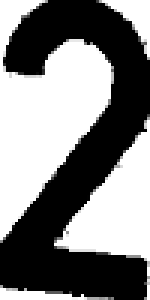
#> input picture Classification/NumberExamples/1number.png, 50 x 100 px (shown 3 times larger)
$ python -i getNumbers.py   (imports and definitions only)
#> lines starting #> are read from the running program, lines starting #| are printed output that depends on the picture; after the words box and inside, x2 and y2 are one past the last pixel; in counts of white or black regions, pixels touching at a corner belong together
#> further down, picture is the input picture: shape (100, 50, 3); min 0, max 255, mean 128.7
import cv2
import numpy as np


def edit_custom_image(image, gray=80):
    """
    sets size and set gray parameters for the given custom image """
#> called with gray = 80
    height = len(image[0])
#> height = 50
    width = len(image[0])
#> width = 50
    image = cv2.cvtColor(image, cv2.COLOR_BGR2GRAY)
    for row in range(0, height):
        for col in range(0, width):
            if image[row][col] > gray:
                image[row][col] = 255
            else:
                image[row][col] = 0
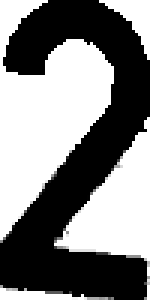
#> image: shape (100, 50) (shown 3 times larger); min 0, max 255, mean 129.7

    return image


def return_numbers(image):
    """
    returns a list of all numbers found in the image. (a list with the pictures of the numbers)
    to be classified in a neural network
    """
    image_gray = edit_custom_image(image)
    image_copy = image_gray.copy()

    image_blur = cv2.GaussianBlur(image_copy, (5, 5), 1)
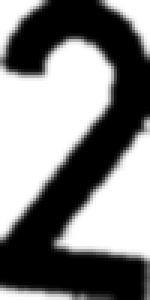
#> image_blur: shape (100, 50) (shown 3 times larger); min 0, max 255, mean 129.2

    contours, hierarchy = cv2.findContours(image_blur, cv2.RETR_CCOMP, cv2.CHAIN_APPROX_NONE)
#> contours = 4 contours; box (x1, y1, x2, y2) and area: (0, 0, 40, 83) 1838, (16, 37, 50, 100) 957, (31, 0, 50, 22) 173, (0, 93, 40, 100) 144
    image_gray = cv2.cvtColor(image_gray, cv2.COLOR_GRAY2BGR)
    numbers = []
    for contour in contours:
        peri = cv2.arcLength(contour, True)
        approx = cv2.approxPolyDP(contour, 0.02 * peri, True)
        x, y, w, h = cv2.boundingRect(approx)
        if 2*w - VALUE < h < 2*w + VALUE and 10000 < w*h:
            print(w*h)
            number = image_gray[y:y+h, x:x+w]
            number = cv2.resize(number, (50, 100))
            numbers.append(number)
#> this loop made 4 passes
#> (peri, approx, x, y, w, h) on passes 1 to 2: (87.07, [[0, 93], [0, 99], [39, 99], [38, 97]], 0, 93, 40, 7), (171.7, [[47, 37], [16, 83], [45, 87], [49, 99]], 16, 37, 34, 63)
#> (peri, x, y, w, h) on passes 3 to 4: (70.97, 31, 0, 19, 22), (255.9, 0, 0, 39, 83)
#> after the loop, numbers = []
            # cv2.rectangle(image_gray, (x, y), (x + w, y + h), (0, 0, 255), 3)

    for i in range(0, len(numbers)):
        cv2.imwrite("NumberExamples/" + str(i) + "number.png", numbers[i])
#> this loop made 0 passes
    """cv2.imshow("result", image_gray)
    cv2.waitKey(0)"""


def compare_numbers(number):
    """
    compare given number image to all numbers in compareNumbers
    """
    differences = []
    for i in range(0, 10):
        p = "compareNumbers/" + str(i) + ".png"
        image = cv2.imread(p)
        image_compare = cv2.bitwise_or(number, image)
        gray_original = np.sum(image) / 255
        gray_new = np.sum(image_compare) / 255

        difference = gray_new - gray_original
        differences.append(difference)
    print(differences)


VALUE = 100
path = "NumberExamples/1number.png"
# [2 lines not run here, left out]
# return_numbers(img)

>>> import cv2
>>> picture = cv2.imread('NumberExamples/1number.png')
>>> result = return_numbers(picture)
